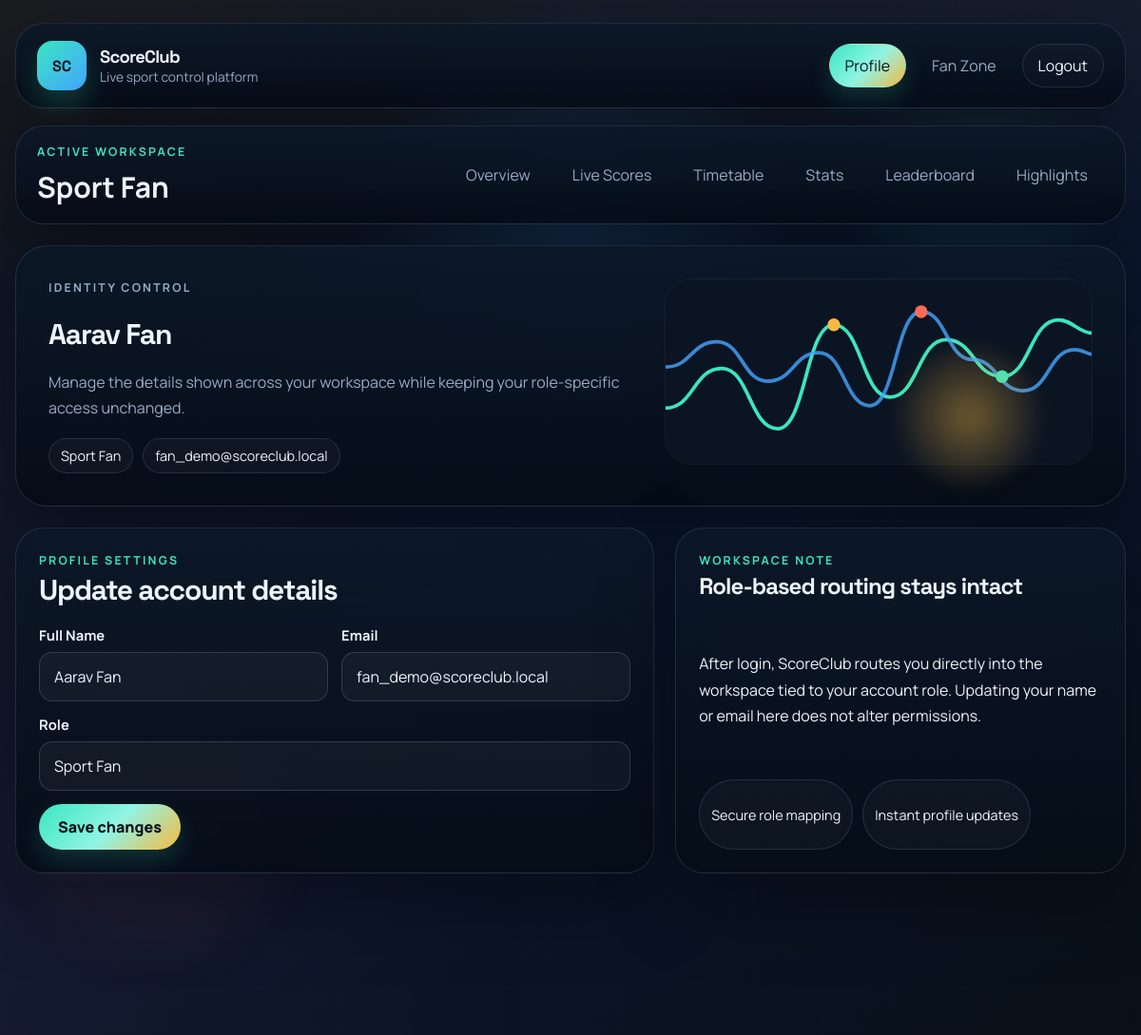
The page /profile/ (signed in) on the database its author committed.
### accounts/models.py (models this page shows)
class User(AbstractUser):
	ROLE_FAN = "fan"
	ROLE_ORGANIZER = "organizer"
	ROLE_MEDIA = "media"
	ROLE_CHOICES = [
		(ROLE_FAN, "Sport Fan"),
		(ROLE_ORGANIZER, "Organizer"),
		(ROLE_MEDIA, "Media & Broadcast"),
	]
	role = models.CharField(max_length=20, choices=ROLE_CHOICES)

### accounts/views.py (the view, shortened to what this page needs)
# urls.py: path("profile/", views.profile_view, name="profile"),
@login_required
def profile_view(request):
	return render(request, "auth/profile.html")

### templates/auth/profile.html (shortened to what this page needs)
{% extends 'shared/base.html' %}
{% block content %}
<section class="hero-panel" data-reveal>
    <div class="hero-copy">
        <p class="eyebrow">Identity control</p>
        <h1>{{ user.first_name|default:user.username }}</h1>
        <p>Manage the details shown across your workspace while keeping your role-specific access unchanged.</p>
        <div class="badge-row">
            <span class="chip">{{ user.get_role_display }}</span>
            <span class="chip">{{ user.email|default:'Email pending' }}</span>
        </div>
    </div>
    <div class="media-visual">
        {% load static %}
        <img src="{% static 'img/score-wave.svg' %}" alt="Score data visualization">
    </div>
</section>
<section class="dashboard-grid" data-reveal>
    <article class="surface span-7">
        <div class="surface-header">
            <div>
                <p class="eyebrow">Profile settings</p>
                <h2 class="section-heading">Update account details</h2>
            </div>
        </div>
        <form method="post" class="form-grid columns-2">
            <div>
                <label for="full_name">Full Name</label>
                <input id="full_name" name="full_name" type="text" value="{{ user.first_name }}" required>
            </div>
            <div>
                <label for="email">Email</label>
                <input id="email" name="email" type="email" value="{{ user.email }}" required>
            </div>
            <div class="span-12">
                <label>Role</label>
                <input type="text" value="{{ user.get_role_display }}" disabled>
            </div>
            <div class="form-actions span-12">
                <button type="submit">Save changes</button>
            </div>
        </form>
    </article>
    <aside class="stack-card span-5">
        <div>
            <p class="eyebrow">Workspace note</p>
            <h2 class="section-heading">Role-based routing stays intact</h2>
        </div>
        <p>After login, ScoreClub routes you directly into the workspace tied to your account role. Updating your name or email here does not alter permissions.</p>
        <div class="badge-row">
            <span class="chip">Secure role mapping</span>
            <span class="chip">Instant profile updates</span>
        </div>
    </aside>
</section>
{% endblock %}

### templates/shared/base.html (shortened to what this page needs)
{% load static %}
<!doctype html>
<html lang="en">
<head>
    <link rel="stylesheet" href="{% static 'css/main.css' %}">
</head>
<body class="app-body {% block body_class %}{% endblock %}">
{% with current_ns=request.resolver_match.namespace current_name=request.resolver_match.url_name %}
<div class="site-shell" data-spotlight>
    <div class="ambient ambient-one"></div>
    <div class="ambient ambient-two"></div>
    <div class="ambient ambient-grid"></div>
    <header class="site-header panel" data-reveal>
        <a href="{% if user.is_authenticated %}{% if user.role == 'fan' %}{% url 'fan:dashboard' %}{% elif user.role == 'organizer' %}{% url 'organizer:dashboard' %}{% else %}{% url 'media:dashboard' %}{% endif %}{% else %}{% url 'login' %}{% endif %}" class="brandmark">
            <span class="brandmark-badge">SC</span>
            <span>
                <strong>ScoreClub</strong>
                <small>Live sport control platform</small>
            </span>
        </a>
        <nav class="primary-nav">
            {% if user.is_authenticated %}
                <a href="{% url 'profile' %}" class="nav-link {% if current_name == 'profile' %}active{% endif %}">Profile</a>
                {% if user.role == 'fan' %}
                    <a href="{% url 'fan:dashboard' %}" class="nav-link {% if current_ns == 'fan' %}active{% endif %}">Fan Zone</a>
                {% elif user.role == 'organizer' %}
                    <a href="{% url 'organizer:dashboard' %}" class="nav-link {% if current_ns == 'organizer' %}active{% endif %}">Ops Suite</a>
                {% else %}
                    <a href="{% url 'media:dashboard' %}" class="nav-link {% if current_ns == 'media' %}active{% endif %}">Media Hub</a>
                {% endif %}
                <a href="{% url 'logout' %}" class="nav-link nav-link-ghost">Logout</a>
            {% else %}
                <a href="{% url 'login' %}" class="nav-link {% if current_name == 'login' %}active{% endif %}">Login</a>
                <a href="{% url 'register' %}" class="nav-link nav-link-accent {% if current_name == 'register' %}active{% endif %}">Create Account</a>
            {% endif %}
        </nav>
    </header>
    {% if user.is_authenticated %}
    <section class="context-ribbon panel" data-reveal>
        <div>
            <p class="eyebrow">Active workspace</p>
            <h2>{{ user.get_role_display }}</h2>
        </div>
        <div class="pill-nav">
            {% if user.role == 'fan' %}
                <a href="{% url 'fan:dashboard' %}" class="pill {% if current_name == 'dashboard' and current_ns == 'fan' %}active{% endif %}">Overview</a>
                <a href="{% url 'fan:live_scores' %}" class="pill {% if current_name == 'live_scores' %}active{% endif %}">Live Scores</a>
                <a href="{% url 'fan:timetable' %}" class="pill {% if current_name == 'timetable' %}active{% endif %}">Timetable</a>
                <a href="{% url 'fan:stats' %}" class="pill {% if current_name == 'stats' %}active{% endif %}">Stats</a>
                <a href="{% url 'fan:leaderboard' %}" class="pill {% if current_name == 'leaderboard' %}active{% endif %}">Leaderboard</a>
                <a href="{% url 'fan:highlights' %}" class="pill {% if current_name == 'highlights' %}active{% endif %}">Highlights</a>
            {% endif %}
        </div>
    </section>
    {% endif %}
    <main class="page-frame">
        {% block content %}{% endblock %}
    </main>
</div>
{% endwith %}
</body>
</html>

### rows shown on the page
User: role "Sport Fan", first_name "Aarav Fan", email "fan_demo@scoreclub.local", full_name "Aarav Fan"
